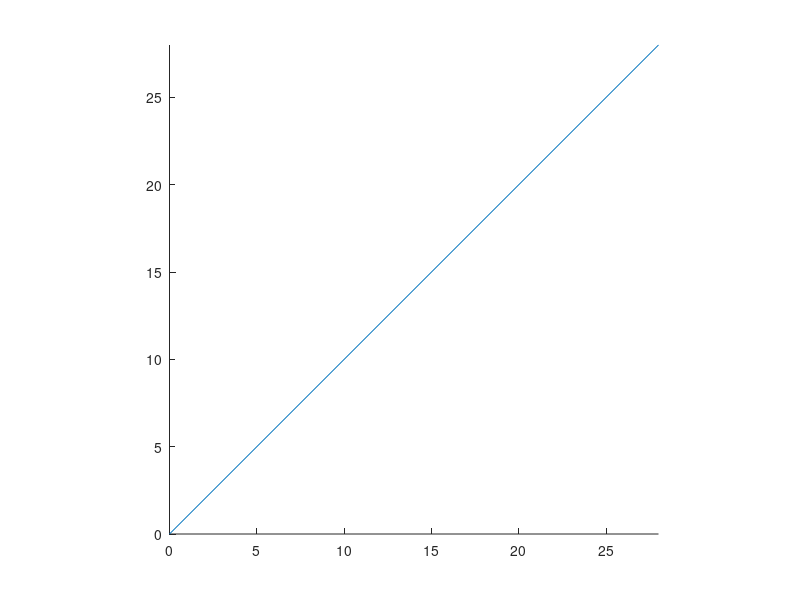

Source code (MATLAB): (Note: this script raises an error after producing the figure.)
figure;
hold on;
axis equal; axis([0 28 0 28])
line(xlim, ylim);
for animalIdx = 1:length(Posterior_all);
    es = Posterior_all(animalIdx).data;
    trialEnds = [find(diff(es.trialID)>=1)-15];
    % Early
    temp = 1;
    numOutcome(animalIdx).early.lowGain = sum(es.outcome(trialEnds)==temp & es.gain(trialEnds)<1);
    numOutcome(animalIdx).early.highGain = sum(es.outcome(trialEnds)==temp & es.gain(trialEnds)>1);
    numOutcome(animalIdx).early.lowRL = sum(es.outcome(trialEnds)==temp & es.roomLength(trialEnds)<1);
    numOutcome(animalIdx).early.highRL = sum(es.outcome(trialEnds)==temp & es.roomLength(trialEnds)>1);
    % Correct
    temp = 2;
    numOutcome(animalIdx).correct.lowGain = sum(es.outcome(trialEnds)==temp & es.gain(trialEnds)<1);
    numOutcome(animalIdx).correct.highGain = sum(es.outcome(trialEnds)==temp & es.gain(trialEnds)>1);
    numOutcome(animalIdx).correct.lowRL = sum(es.outcome(trialEnds)==temp & es.roomLength(trialEnds)<1);
    numOutcome(animalIdx).correct.highRL = sum(es.outcome(trialEnds)==temp & es.roomLength(trialEnds)>1);
    % Late
    temp = 3;
    numOutcome(animalIdx).late.lowGain = sum(es.outcome(trialEnds)==temp & es.gain(trialEnds)<1);
    numOutcome(animalIdx).late.highGain = sum(es.outcome(trialEnds)==temp & es.gain(trialEnds)>1);
    numOutcome(animalIdx).late.lowRL = sum(es.outcome(trialEnds)==temp & es.roomLength(trialEnds)<1);
    numOutcome(animalIdx).late.highRL = sum(es.outcome(trialEnds)==temp & es.roomLength(trialEnds)>1);
    % Miss
    temp = 4;
    numOutcome(animalIdx).miss.lowGain = sum(es.outcome(trialEnds)==temp & es.gain(trialEnds)<1);
    numOutcome(animalIdx).miss.highGain = sum(es.outcome(trialEnds)==temp & es.gain(trialEnds)>1);
    numOutcome(animalIdx).miss.lowRL = sum(es.outcome(trialEnds)==temp & es.roomLength(trialEnds)<1);
    numOutcome(animalIdx).miss.highRL = sum(es.outcome(trialEnds)==temp & es.roomLength(trialEnds)>1);
    
%     meanSpeed(animalIdx).low = es.smthBallSpd(Posterior_all(animalIdx).t_low & es.traj<100 & es.traj>0);
%     meanSpeed(animalIdx).high = es.smthBallSpd(Posterior_all(animalIdx).t_high & es.traj<100 & es.traj>0);
    meanSpeed(animalIdx).low = es.smthBallSpd(es.contrast<0.6 & es.traj<100 & es.traj>0 ...
        & es.contrast>0 & es.outcome<4 & es.smthBallSpd>=0);
    meanSpeed(animalIdx).high = es.smthBallSpd(es.contrast>0.6 & es.traj<100 & es.traj>0 ...
        & es.contrast>0 & es.outcome<4 & es.smthBallSpd>=0);
         
%     errorbarxy(nanmean(meanSpeed(animalIdx).low), nanmean(meanSpeed(animalIdx).high),...
%         nansem(meanSpeed(animalIdx).low), nansem(meanSpeed(animalIdx).high),...
%         {'ko','k','k'});
    plot(nanmean(meanSpeed(animalIdx).low), nanmean(meanSpeed(animalIdx).high),'ko')
    hold on;
%     axis equal; axis([0 50 0 50])
%     pause

    display([num2str(Posterior_all(animalIdx).iseries) '  Early'])
    numOutcome(animalIdx).early
    display([num2str(Posterior_all(animalIdx).iseries) '  Correct'])
    numOutcome(animalIdx).correct
    display([num2str(Posterior_all(animalIdx).iseries) '  Late'])
    numOutcome(animalIdx).miss
    display([num2str(Posterior_all(animalIdx).iseries) '  Miss'])
    numOutcome(animalIdx).late
    pause
end
